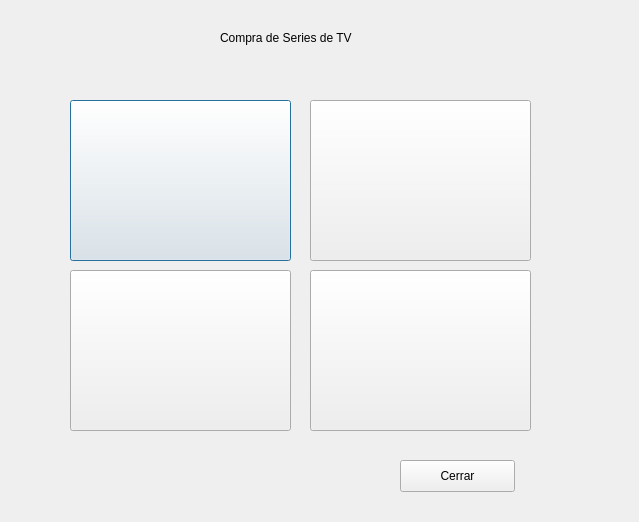
<?xml version="1.0" encoding="UTF-8"?>
<ui version="4.0">
 <class>Series</class>
 <widget class="QDialog" name="Series">
  <property name="geometry">
   <rect>
    <x>0</x>
    <y>0</y>
    <width>639</width>
    <height>522</height>
   </rect>
  </property>
  <property name="windowTitle">
   <string>Dialog</string>
  </property>
  <widget class="QPushButton" name="serie1">
   <property name="geometry">
    <rect>
     <x>70</x>
     <y>100</y>
     <width>221</width>
     <height>161</height>
    </rect>
   </property>
   <property name="text">
    <string/>
   </property>
  </widget>
  <widget class="QPushButton" name="pushButton_5">
   <property name="geometry">
    <rect>
     <x>400</x>
     <y>460</y>
     <width>115</width>
     <height>32</height>
    </rect>
   </property>
   <property name="text">
    <string>Cerrar</string>
   </property>
  </widget>
  <widget class="QLabel" name="label">
   <property name="geometry">
    <rect>
     <x>220</x>
     <y>30</y>
     <width>151</width>
     <height>16</height>
    </rect>
   </property>
   <property name="text">
    <string>Compra de Series de TV</string>
   </property>
  </widget>
  <widget class="QPushButton" name="serie2">
   <property name="geometry">
    <rect>
     <x>310</x>
     <y>100</y>
     <width>221</width>
     <height>161</height>
    </rect>
   </property>
   <property name="text">
    <string/>
   </property>
  </widget>
  <widget class="QPushButton" name="serie3">
   <property name="geometry">
    <rect>
     <x>70</x>
     <y>270</y>
     <width>221</width>
     <height>161</height>
    </rect>
   </property>
   <property name="text">
    <string/>
   </property>
  </widget>
  <widget class="QPushButton" name="serie4">
   <property name="geometry">
    <rect>
     <x>310</x>
     <y>270</y>
     <width>221</width>
     <height>161</height>
    </rect>
   </property>
   <property name="text">
    <string/>
   </property>
  </widget>
 </widget>
 <resources/>
 <connections/>
</ui>
